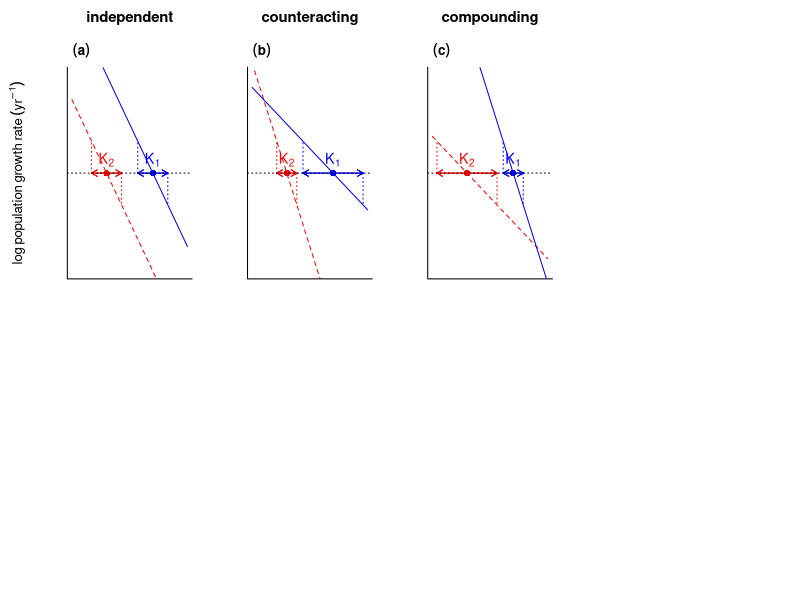

R code for this plot: (Note: this script raises an error after producing the figure.)
#####################################################################################
### Population simulations under different climate DD effects, for grant proposal ###
#####################################################################################

### PACKAGES

library(reshape2)

#################
### FUNCTIONS ###
#################

mymatplot <- function(m,...) matplot(m,type="l",col=cseq,lty=lseq,...)

rcalc <- function(z,lN,b0,b1,b2,b3,b4){
	b0 + b1*z + b2*z^2 + b3*lN + b4*z*lN
	}

popsim <- function(zmat,lN0,nt,b0,b1,b2,b3,b4,warmup){
	nz <- ncol(zmat)
	lNt <- matrix(NA,nr=nt,nc=nz)
	lNt[1,] <- lN0 
	for(t in 2:nt){
		lNt[t,] <- lNt[t-1,] + rcalc(z=zmat[t,],lN=lNt[t-1,],b0=b0,b1=b1,b2=b2,b3=b3,b4=b4)
		}
	keep <- (warmup+1):nt
	return(lNt[keep,])
	}
	# Gompertz
	# zmat: rows=t, cols=zmu
	# no noise (eps term)
	# assumes zsd is fixed

Kcalc <- function(z,pars){
  with(pars, - (b0+b1*z+b2*z^2) / (b3+b4*z) )
  }
  # slope scales rate of change in K:  (b3+b4*z)

rplot <- function(zmu,pars,xmin=myxmin,xmax=myxmax,sarr,yval,nx=10^4,...){
  nz <- length(zmu)
  np <- nrow(pars)
  xseq <- seq(xmin,xmax,length.out=nx)
  rarr <- array(NA,dim=c(nx,nz,np))
  karr <- array(NA,dim=c(1,nz,np))
  for(i in 1:np){
    for(j in 1:nz){
      rarr[,j,i] <- with(pars[i,], rcalc(z=zmu[j],xseq,b0,b1,b2,b3,b4))
      karr[1,j,i] <- Kcalc(zmu[j],pars[i,])
      }
    }
  
  rmat <- acast(melt(rarr,varnames=c("x","p","z")), x ~ z + p)
  kmat <- acast(melt(karr,varnames=c("x","p","z")), x ~ z + p)
  
  mymatplot(xseq,rmat,xlab="",ylab="",...)
  
  points(kmat,rep(0,length(kmat)),pch=c(16,16),col=cseq,cex=1.3)
  text(x=kmat,
    y=rep(0,length(kmat)),
    labels=c(expression(K[2]),expression(K[1])),
    col=cseq,
    cex=1.3,
    pos=3
    )
  
  xbot <- xseq[apply(rmat,2,function(x) which(abs(x-yval)==min(abs(x-yval))))]
  xtop <- xseq[apply(rmat,2,function(x) which(abs(x+yval)==min(abs(x+yval))))]
  
  arrows(x0=xbot,
    x1=xtop,
    y0=rep(0,4),
    code=3,
    col=cseq,
    length=sarr
    )
  arrows(x0=c(xbot,xtop),
    x1=c(xbot,xtop),
    y0=rep(0,4),
    y1=rep(c(yval,-yval),each=2),
    length=0,
    col=rep(cseq,2),
    lty=3
    )
  abline(h=0,col="black",lty=3)
  
  }

### SIMULATE DYNAMICS

xsim <- function(zmat,pars,nt=nt,lN0=7,warmup=100,outmat=T,matchedpars=F){
	
	nz <- ncol(zmat)
	np <- nrow(pars)
	
	if(matchedpars==F){
		xarr <- array(NA,dim=c(nt-warmup,nz,np))
		for(i in 1:np){
			xarr[,,i] <- with(pars[i,], 
				popsim(zmat=zmat,lN0=lN0,nt=nt,b0,b1,b2,b3,b4,warmup=warmup)
				)
			}
			# zmu (but not pars) handled simultaneously
		if(outmat==T){
			xmat <- acast(melt(xarr,varnames=c("x","p","z")), x ~ z + p)
			return(xmat)
			}
		else{
			return(xarr)
			}
		}

	if(matchedpars==T){
		if(nz!=np) warning("clim and par dims differ")
		xarr <- array(NA,dim=c(nt-warmup,nz)) # nz=np
		for(i in 1:np){
			xarr[,i] <- with(pars[i,], 
				popsim(zmat=cbind(zmat[,i]),lN0=lN0,nt=nt,b0,b1,b2,b3,b4,warmup=warmup)
				)
			}
		return(xarr)
		}
	}

# TIME SERIES
# matplot(xmat,type="l")

# LN(N) DENSITY DISTRIBUTIONS

# dplot(xmat1,K1,harr=harr,sarr=sarr,bw=bw,ylim=densylim)

dplot <- function(xmat,K,xmin=myxmin,xmax=myxmax,harr,sarr,ndens=2^9,bw,...){
  xplot <- seq(xmin,xmax,length.out=ndens)
  xdens <- apply(xmat,2,function(x){
    density(x,from=xmin,to=xmax,n=ndens,bw=bw)$y
    })
  y1 <- xdens[xplot<=K,]
  y2 <- xdens[xplot>K,]
  yposf <- function(y) which(abs(y-harr)==min(abs(y-harr))[1])
  y1pos <- apply(y1,2,yposf)
  y2pos <- apply(y2,2,yposf)
  x1 <- c(xplot[xplot<K][y1pos[1]]+parr,xplot[xplot>K][y2pos[1]]-parr)
  x2 <- c(xplot[xplot<K][y1pos[2]]+parr,xplot[xplot>K][y2pos[2]]-parr)
  mymatplot(xplot,xdens,xlab="",ylab="",...)
  arrows(x0=x1[1],x1=x1[2],y0=harr,length=sarr[1],code=3,col=cseq[1])
  arrows(x0=x2[1],x1=x2[2],y0=harr,length=sarr[2],code=3,col=cseq[2])
  text(x=mean(x1),y=harr,labels=expression(sigma[1]),pos=3,col=cseq[1])
  text(x=mean(x2),y=harr,labels=expression(sigma[2]),pos=3,col=cseq[2])
  }

mycex <- 0.85

lettlab <- function(i){
	mtext(bquote(bold((.(letters[i])))),side=3,line=0.5,xpd=T,adj=0.05,cex=1*mymult)
	}

addxlab <- function(xname){
	mtext(xname,side=1,line=3,las=1,xpd=T,cex=mycex)
	}

addtitlab <- function(titname){
	mtext(titname,side=3,line=3,las=1,xpd=T,cex=0.9)
	}

addylab <- function(yname){
	mtext(yname,side=2,line=3,las=3,xpd=T,cex=mycex)
	}

###################
### PLOT GRAPHS ###
###################

# b0 = intercept
# b1 = linear climate 	
# b2 = squared climate 	
# b3 = density 
# b4 = climate*density

### PARAMS 

set.seed(5)

zmu <- c(1,2)
zsd <- c(0.25,0.25)
zdem <- zmu # demonstrated relationships
nz <- length(zmu)
nt <- 10^4
zsim <- matrix(NA,nr=nt,nc=nz)
zsim[] <- rnorm(nt*nz,rep(zmu,each=nt),sd=zsd)
# zsim[] <- filter(rnorm(nt*nz,rep(zmu,each=nt),sd=zsd), filter=rep(1,3), circular=TRUE)

myxmin <- 0.5 # 0
myxmax <- 5.5 # 7

cseq <- c("red","blue")
lseq <- 2:1

pars1 <- data.frame(b0=0,b1=1,b2=0,b3=-1/2,b4=0)
pars2 <- data.frame(b0=2,b1=-1/2,b2=0,b3=-5/4,b4=1/2)
pars3 <- data.frame(b0=-2,b1=2.5,b2=0,b3=1/4,b4=-1/2)
  # DD WAS -1; interaction WAS -0.5

K1 <- Kcalc(z=zmu,pars=pars1)
K2 <- Kcalc(z=zmu,pars=pars2)
K3 <- Kcalc(z=zmu,pars=pars3)

### SIMS

xmat1 <- xsim(zsim,pars1,nt=nt)
xmat2 <- xsim(zsim,pars2,nt=nt)
xmat3 <- xsim(zsim,pars3,nt=nt)

### PLOTS

# Run butterfly density code first!

# setwd("C:/Users/Callum/Dropbox/NIOO/Grants/Marie Curie")
# setwd("D:/Users/calluml/Dropbox/NIOO/Grants/Humboldt")

lineylim <- c(-1,1)
densylim <- c(0,0.75)

tiff(filename=paste0("mariecurie_theory_illustration_nodensity_",format(Sys.Date(),"%d%b%Y"),".tiff"),
  width=9.5, height=5.25, units="in", res=600)

yval <- 0.325
sarr <- c(0.065,0.065)
mycex <- 0.8
mymult <- 0.8

par(mfrow=c(2,4),mar=c(2,2,1,2)+0.1,oma=c(3,3,4,3),
  bty="l",xaxt="n",yaxt="n"
	)
rplot(zdem,pars1,ylim=lineylim,sarr=sarr,yval=yval)
lettlab(1)
addylab(expression(log~population~growth~rate~(yr^-1)))
addtitlab(expression(bold(independent)))
rplot(zdem,pars2,ylim=lineylim,sarr=sarr,yval=yval)
lettlab(2)
addtitlab(expression(bold(counteracting)))
rplot(zdem,pars3,ylim=lineylim,sarr=sarr,yval=yval)
lettlab(3)
addtitlab(expression(bold(compounding)))

par(mfg=c(2,1),xaxt="s",yaxt="s")

gatdat <- splotbyclim(spl[[13]],names(spl)[13],climname="temp4",incldat=T,thomas=F,ndens=ndens,
  axlabs=F)
lettlab(4)

addylab(expression(log~population~growth~rate~(yr^-1)))
addxlab(expression(log~population~density~(m^-2)))

tortdat <- splotbyclim(spl[[45]],names(spl)[45],climname="temp1",incldat=T,thomas=F,ndens=ndens,
  axlabs=F)
lettlab(5)

addxlab(expression(log~population~density~(m^-2)))

paintdat <- splotbyclim(spl[[29]],names(spl)[29],climname="temp2",incldat=T,thomas=F,ndens=ndens,
  axlabs=F)
lettlab(6)

addxlab(expression(log~population~density~(m^-2)))

par(mar=c(0,0,0,0),mfg=c(1,4))
plot(1,1,type="n",xlab="",ylab="n",xaxt="n",yaxt="n",bty="n",ann=F)
legend("left",pch=c(16,21),col=c("blue","red"),
  legend=c("cold","warm"),
  title="Temperature",bty="n",cex=1.25)

dev.off()

##################################################################

zfake <- seq(1,2,length.out=100)

Vcalc <- function(z,pars){
  with(pars, b3+b4*z)
  }

Ks1 <- Kcalc(z=zfake,pars=pars1)
Ks2 <- Kcalc(z=zfake,pars=pars2)
Ks3 <- Kcalc(z=zfake,pars=pars3)

Vs1 <- Vcalc(z=zfake,pars=pars1)
Vs2 <- Vcalc(z=zfake,pars=pars2)
Vs3 <- Vcalc(z=zfake,pars=pars3)

plot(abs(Vs1)~Ks1,type="b")
plot(abs(Vs2)~Ks2,type="b")
plot(abs(Vs3)~Ks3,type="b")

#####################
### SUMMARY STATS ###
#####################

apply(xmat,2,mean)
apply(xmat,2,sd)
	# order: clim, pars

apply(rmat,2,function(x) xseq[which(abs(x)==min(abs(x)))])

####################
### SPATIAL SIMS ###
####################

# simulate sites with different mean climates
# simulate different responses among those same sites
# increase the climates in all sites by a degree
# see if spatial patterns predicted temporal ones

nt_k <- 1100
nk <- 100

eps_k <- rnorm(nk,0,1)
zmain_k_1 <- rnorm(nt_k,mean=1,sd=1)
zmain_k_2 <- rnorm(nt_k,mean=2,sd=1)
zsim_k_1 <- outer(zmain_k_1,eps_k,"+")
zsim_k_2 <- outer(zmain_k_2,eps_k,"+")

# pars_k <- data.frame(b0=1,b1=1,b2=0,b3=-1,b4=rnorm(nk,-0.05,0.05))
pars_k <- data.frame(b0=0,b1=1+rnorm(nk,0,1),b2=0,b3=-1,b4=0)
pars_k <- data.frame(b0=0,b1=3+eps_k,b2=0,b3=-1,b4=0)
pars_k <- data.frame(b0=0,b1=1,b2=0,b3=-1,b4=eps_k/50-0.1)

xmat_k_1 <- xsim(zsim_k_1,pars=pars_k,nt=nt_k,outmat=F,matchedpars=T)
xmat_k_bar_1 <- apply(xmat_k_1,2,mean)
xmat_k_2 <- xsim(zsim_k_2,pars=pars_k,nt=nt_k,outmat=F,matchedpars=T)
xmat_k_bar_2 <- apply(xmat_k_2,2,mean)

plot(c(eps_k,eps_k+1),c(xmat_k_bar_1,xmat_k_bar_2),pch="+",col=rep(c("blue","red"),each=nk))
plot(eps_k,xmat_k_bar_2-xmat_k_bar_1,pch="+",col=rep(c("blue","red"),each=nk))

